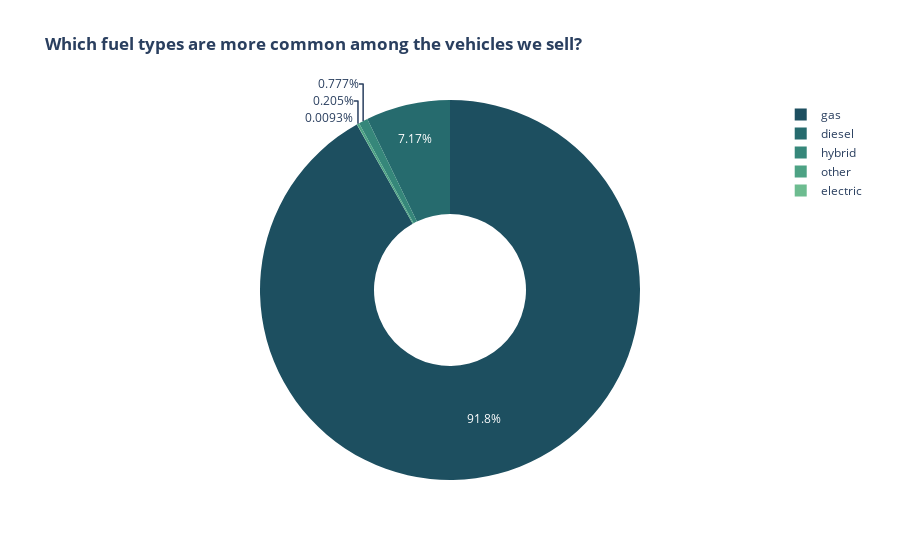

Here is the notebook cell this chart was saved with:
### Markdown cell above
### Donut chart

### Code cell
donut_data = data.groupby('fuel', observed=True)['cylinders'].count().reset_index().rename(columns={'cylinders':'unit_count'})
donut_fuel = px.pie(donut_data, values='unit_count', names='fuel', hole=0.4,
             title='<b>Which fuel types are more common among the vehicles we sell?</b>', 
             color_discrete_sequence=px.colors.sequential.Blugrn_r)
donut_fuel.show()

### Figure 1 — Plotly figure (JSON) as saved in the notebook; plotly's stock layout.template omitted (floating-point values rounded to 4 significant figures)
{"data": [{"domain": {"x": [0, 1], "y": [0, 1]}, "hole": 0.4, "hovertemplate": "fuel=%{label}<br>unit_count=%{value}<extra></extra>", "labels": ["diesel", "electric", "gas", "hybrid", "other"], "legendgroup": "", "name": "", "showlegend": true, "type": "pie", "values": [3083, 4, 39500, 334, 88]}], "layout": {"legend": {"tracegroupgap": 0}, "piecolorway": ["rgb(29, 79, 96)", "rgb(38, 107, 110)", "rgb(54, 135, 122)", "rgb(77, 162, 132)", "rgb(109, 188, 144)", "rgb(150, 210, 164)", "rgb(196, 230, 195)"], "title": {"text": "<b>Which fuel types are more common among the vehicles we sell?</b>"}}}
